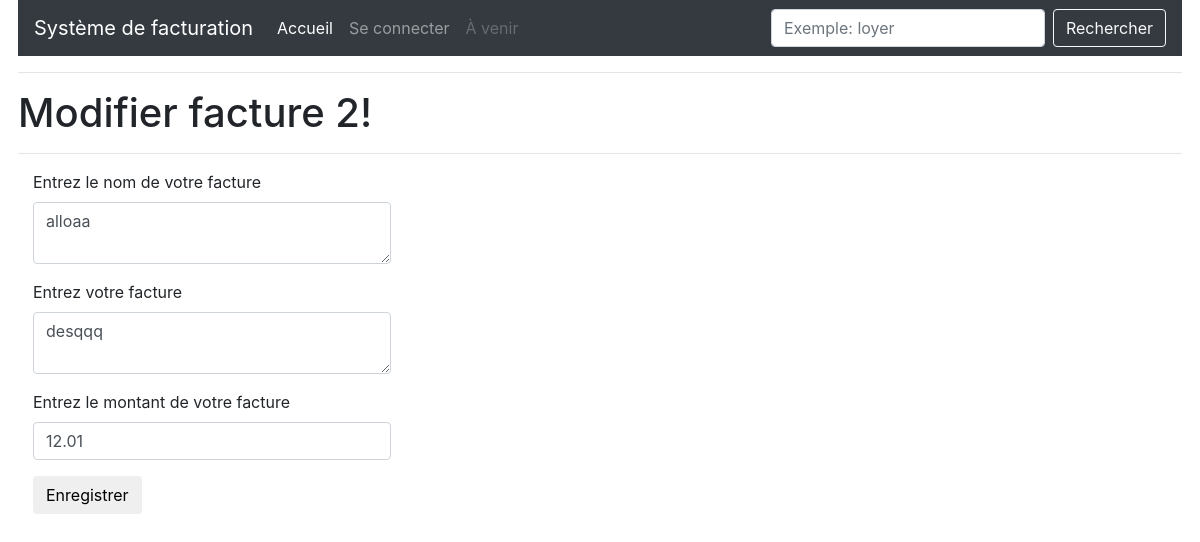
/update/2, run on an earlier commit of the app's database.
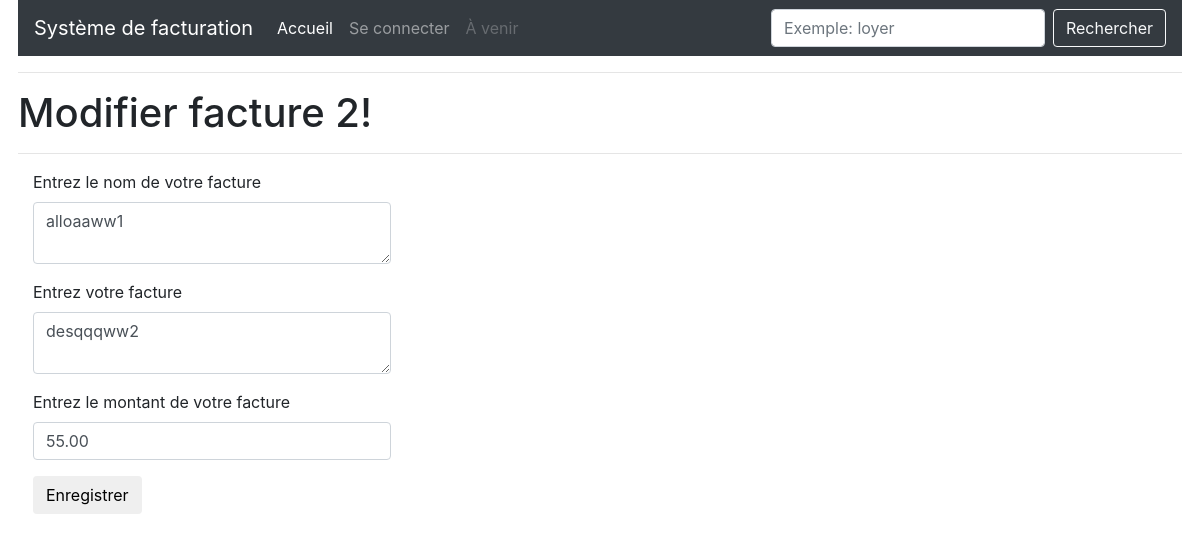
And on a later commit of the database.
### app/models.py (models this page shows, shortened)
class Facture(db.Model):
    id = db.Column(db.Integer, primary_key=True)
    name = db.Column(db.String(50))
    body = db.Column(db.String(140))
    timestamp = db.Column(db.DateTime, index=True, default=datetime.utcnow)
    amount = db.Column(db.Float)
    user_id = db.Column(db.Integer, db.ForeignKey('user.id'))

### app/routes.py (the view)
@app.route('/update/<facture_id>', methods=['GET', 'POST'])
def update(facture_id):
    try:
        facture_to_update = Facture.query.get_or_404(facture_id)
        form = FactureForm()
        if form.validate_on_submit():
            facture_to_update.name = form.name.data
            facture_to_update.body = form.body.data
            facture_to_update.amount = form.amount.data
            db.session.commit()
            flash('Les modifications ont été sauvegardées')
            return redirect(url_for('index'))
        elif request.method == 'GET':
            form.name.data = facture_to_update.name
            form.body.data = facture_to_update.body
            form.amount.data = facture_to_update.amount
        return render_template('update_facture.html', title='Modifification de la facture',form=form, facture=facture_to_update)
    except:
        error_string = 'Il y a eu une erreur avec la modification de la facture.'
        return render_template('error.html', title='Erreur', error=error_string)

### app/forms.py
class FactureForm(FlaskForm):
    name = TextAreaField('Entrez le nom de votre facture', validators=[DataRequired(message="Veuillez écrire entre 1 et 50 caractères"), Length(min=1, max=50)])
    body = TextAreaField('Entrez votre facture', validators=[DataRequired(message="Veuillez écrire entre 1 et 140 caractères"), Length(min=1, max=140)])
    amount = DecimalField('Entrez le montant de votre facture', validators=[DataRequired(message="Veuillez entrer un montant numérique")], places=2)
    submit = SubmitField('Enregistrer')

### app/routes.py (called while the page is built)
@app.before_request
def before_request():
    if current_user.is_authenticated:
        current_user.last_seen = datetime.utcnow()
        db.session.commit()

### app/templates/update_facture.html
{% extends "base.html" %}
{% import 'bootstrap/wtf.html' as wtf %}
{% block app_content %}
    <h1>Modifier facture {{ facture.id }}!</h1>
    <hr>
    <div class="form-group">
        <div class="col-md-4">
            {{ wtf.quick_form(form) }}
        </div>
    </div>
{% endblock %}

What changed in the data, as far as the page shows it:
changed Facture id 2: name "alloaa" → "alloaaww1"; body "desqqq" → "desqqqww2"; amount "12.01" → "55.00"
